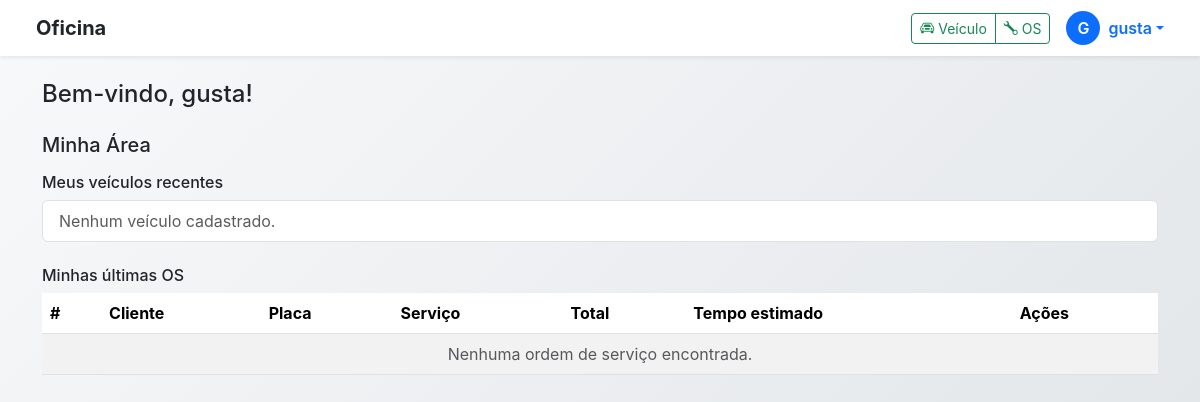
Page /area/ (signed in) on the earlier database version.
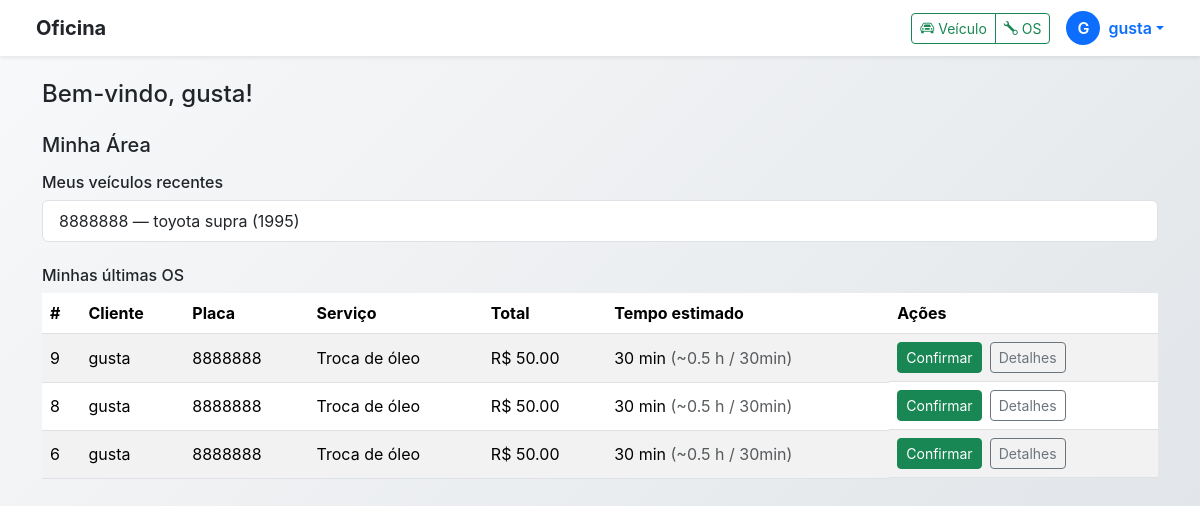
Same page on the later database version.
### core/models.py (models this page shows, shortened)
class TimeStamped(models.Model):
    created_at = models.DateTimeField(auto_now_add=True)
    updated_at = models.DateTimeField(auto_now=True)
    class Meta:
        abstract = True  # não cria tabela, só serve pra herança

class Vehicle(TimeStamped):
    owner = models.ForeignKey(User, on_delete=models.CASCADE, related_name="vehicles")
    plate = models.CharField("Placa", max_length=10, unique=True)
    make = models.CharField("Marca", max_length=60)
    model = models.CharField(max_length=80)
    year = models.PositiveIntegerField()
    notes = models.TextField(blank=True)

class WorkOrder(TimeStamped):
    STATUS = [
        ("open", "Aberta"),
        ("in_progress", "Em execução"),
        ("done", "Concluída"),
        ("canceled", "Cancelada"),
    ]
    title = models.CharField("Título da OS", max_length=100, blank=True, default="")
    vehicle = models.ForeignKey(Vehicle, on_delete=models.CASCADE, related_name="work_orders")
    opened_by = models.ForeignKey(
        User, on_delete=models.SET_NULL, null=True, blank=True, related_name="opened_orders"
    )
    assigned_mechanic = models.ForeignKey(
        Mechanic, on_delete=models.SET_NULL, null=True, blank=True, related_name="orders"
    )
    status = models.CharField("Status", max_length=20, choices=STATUS, default="open")
    opened_at = models.DateTimeField("Abertura", default=timezone.now)
    closed_at = models.DateTimeField("Fechamento", null=True, blank=True)
    notes = models.TextField("Notas", blank=True)
    customer_confirmed = models.BooleanField("Confirmada pelo cliente", default=False)
    @property
    def total(self) -> Decimal:
        total = sum((wi.subtotal for wi in self.items.all()), Decimal("0.00"))
        return total.quantize(Decimal("0.01"), rounding=ROUND_HALF_UP)
    def total_estimated_minutes(self) -> int:
        return sum(
            (it.quantity or 0) * (getattr(it.service, "estimated_minutes", 0) or 0)
            for it in self.items.select_related("service").all()
        )

class WorkItem(TimeStamped):
    workorder = models.ForeignKey(WorkOrder, on_delete=models.CASCADE, related_name="items")
    service = models.ForeignKey(Service, on_delete=models.PROTECT, related_name="work_items")
    quantity = models.PositiveIntegerField("Quantidade", default=1, validators=[MinValueValidator(1)])
    unit_price = models.DecimalField(
        "Preço unitário",
        max_digits=10,
        decimal_places=2,
        validators=[MinValueValidator(0)],
        default=Decimal("0.00"),
    )
    @property
    def subtotal(self) -> Decimal:
        value = (self.unit_price or Decimal("0.00")) * Decimal(self.quantity or 0)
        return value.quantize(Decimal("0.01"), rounding=ROUND_HALF_UP)

### core/views.py (the view)
# urls.py: path("area/", views.user_area, name="user_area"),
@login_required
def user_area(request):
    vehicles = (
        Vehicle.objects
        .filter(owner=request.user)
        .order_by("-created_at")[:5]
    )
    orders = (
        WorkOrder.objects
        .filter(vehicle__owner=request.user, customer_confirmed=False)
        .select_related("vehicle", "vehicle__owner", "assigned_mechanic")
        .prefetch_related(Prefetch("items", queryset=WorkItem.objects.select_related("service")))
        .order_by("-created_at")[:5]
    )
    def humanize(minutes: int) -> str:
        h, m = divmod(int(minutes or 0), 60)
        if h and m:  return f"{h}h {m}min"
        if h:       return f"{h}h"
        return f"{m}min"
    for wo in orders:
        mins = wo.total_estimated_minutes()
        wo.total_minutes = mins
        wo.total_hours = round(mins / 60, 1)
        wo.total_human = humanize(mins)
    context = {
        "vehicles": vehicles,
        "orders": orders,
        "username": request.user.username,
    }
    return render(request, "user_area.html", context)

### templates/user_area.html (shortened to what this page needs)
{% extends "base.html" %}
{% block content %}
<h1 class="h4 mb-3">Bem-vindo, {{ username }}!</h1>
<h2 class="h5 mt-4">Minha Área</h2>
<h3 class="h6 mt-3">Meus veículos recentes</h3>
<ul class="list-group mb-4">
  {% for v in vehicles %}
    <li class="list-group-item">{{ v.plate }} — {{ v.make }} {{ v.model }} ({{ v.year }})</li>
  {% empty %}
    <li class="list-group-item text-muted">Nenhum veículo cadastrado.</li>
  {% endfor %}
</ul>
<h3 class="h6">Minhas últimas OS</h3>
<table class="table table-striped align-middle">
  <thead>
    <tr>
      <th>#</th>
      <th>Cliente</th>
      <th>Placa</th>
      <th>Serviço</th>
      <th>Total</th>
      <th>Tempo estimado</th>
      <th>Ações</th>
    </tr>
  </thead>
  <tbody>
  {% for os in orders %}
    <tr id="os-{{ os.id }}">
      <td>{{ os.id }}</td>
      <td>{{ os.vehicle.owner.username }}</td>
      <td>{{ os.vehicle.plate }}</td>
      <td>{{ os.title|default:"—" }}</td>
      <td>R$ {{ os.total }}</td>
      <td>
        {{ os.total_minutes }} min
        <span class="text-muted">(~{{ os.total_hours }} h / {{ os.total_human }})</span>
      </td>
      <td class="d-flex gap-2">
        {% if not os.customer_confirmed %}
          <button type="button" class="btn btn-success btn-sm btn-confirmar" data-id="{{ os.id }}">
            Confirmar
          </button>
        {% else %}
          <span class="badge bg-success">Confirmada</span>
        {% endif %}
        <button type="button" class="btn btn-outline-secondary btn-sm btn-detalhes" data-id="{{ os.id }}">
          Detalhes
        </button>
      </td>
    </tr>
  {% empty %}
    <tr><td colspan="7" class="text-center text-muted">Nenhuma ordem de serviço encontrada.</td></tr>
  {% endfor %}
  </tbody>
</table>
{% endblock %}

### templates/base.html (shortened to what this page needs)
<!doctype html>
<html lang="pt-br">
<head>
  <link href="https://cdn.jsdelivr.net/npm/bootstrap@5.3.3/dist/css/bootstrap.min.css" rel="stylesheet">
  <link rel="stylesheet" href="https://cdn.jsdelivr.net/npm/bootstrap-icons@1.11.3/font/bootstrap-icons.css">
  {% load static %}
  <link rel="stylesheet" href="{% static 'core/styles.css' %}">
</head>
<body>
  {% if request.resolver_match and request.resolver_match.url_name != 'home' and request.resolver_match.url_name != 'login' and request.resolver_match.url_name != 'signup' %}
  <nav class="navbar navbar-expand-lg navbar-light bg-white shadow-sm px-4 py-2">
    <div class="container-fluid">
      <a class="navbar-brand fw-bold text-dark" href="/">Oficina</a>
      <div class="d-flex align-items-center gap-3 ms-auto">
        {% if user.is_authenticated %}
          {% if user.is_superuser %}
          <div class="btn-group">
            <a class="btn btn-outline-success btn-sm" href="{% url 'vehicle_create' %}">
              <i class="bi bi-car-front"></i> Veículo
            </a>
            <a class="btn btn-outline-success btn-sm" href="{% url 'workorder_create' %}">
              <i class="bi bi-wrench"></i> OS
            </a>
          </div>
          {% endif %}
          <div class="dropdown">
            <a class="d-flex align-items-center text-decoration-none dropdown-toggle"
               href="#" id="userDropdown" data-bs-toggle="dropdown" aria-expanded="false">
              {% if user.profile.photo %}
                <img src="{{ user.profile.photo.url }}" alt="avatar"
                     class="rounded-circle me-2" width="34" height="34" style="object-fit:cover;">
              {% else %}
                <div class="bg-primary text-white rounded-circle d-flex align-items-center justify-content-center me-2"
                     style="width:34px;height:34px;font-weight:600;">
                  {{ user.username|first|upper }}
                </div>
              {% endif %}
              <span class="fw-semibold">{{ user.username }}</span>
            </a>
          </div>
        {% else %}
          <a class="btn btn-outline-primary btn-sm" href="{% url 'login' %}">Entrar</a>
          <a class="btn btn-primary btn-sm" href="{% url 'signup' %}">Cadastrar</a>
        {% endif %}
      </div>
    </div>
  </nav>
  {% endif %}
  <main class="container py-4">
    {% block content %}{% endblock %}
  </main>
</body>
</html>

### core/static/core/styles.css (style rules this page uses)
:root { --primary: #0d6efd; --dark-blue: #004b6b; --accent: #ffc107; --avatar-size: 100px; --cam-size: 46px; --cam-offset: -16px; }
body { background: linear-gradient(135deg, #f8f9fa, #dee2e6); min-height: 100vh; font-family: 'Inter', sans-serif; }

Differences in the rows shown:
added Vehicle: plate "8888888", make "toyota", model "supra", year "1995"
added WorkOrder: id "9", vehicle.owner.username "gusta", vehicle.plate "8888888", title "Troca de óleo", total "50.00", total_minutes "30", total_hours "0.5", total_human "30min"
added WorkOrder: id "8", vehicle.owner.username "gusta", vehicle.plate "8888888", title "Troca de óleo", total "50.00", total_minutes "30", total_hours "0.5", total_human "30min"
added WorkOrder: id "6", vehicle.owner.username "gusta", vehicle.plate "8888888", title "Troca de óleo", total "50.00", total_minutes "30", total_hours "0.5", total_human "30min"
Other differences:
text no longer shown: "Nenhum veículo cadastrado. Nenhuma ordem de serviço encontrada."
